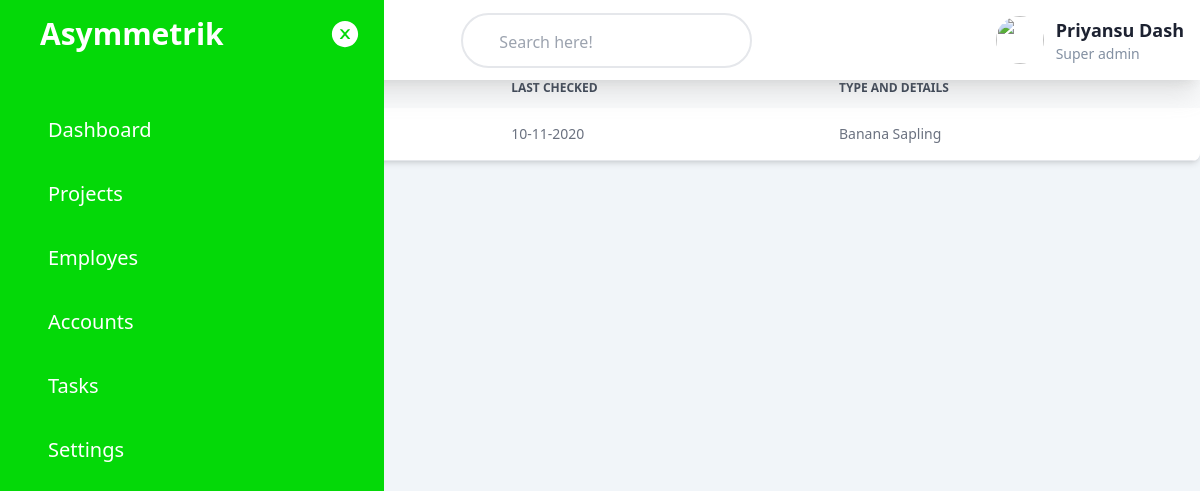
Before: /viewProject/101/ with the older database file.
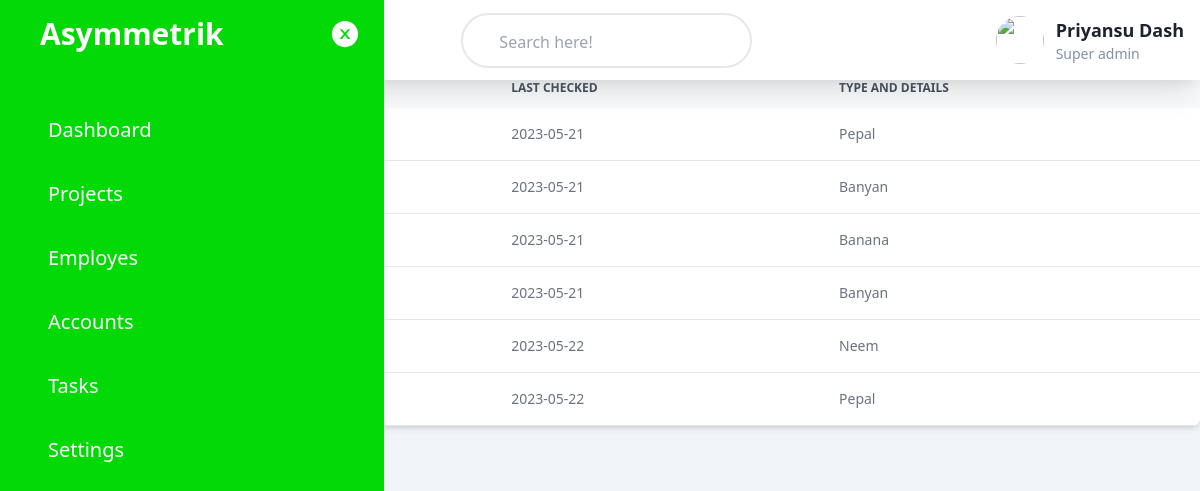
After: the same page with the newer database file.
### myApp/models.py (models this page shows, shortened)
class plant(models.Model):
    plantID=models.IntegerField()
    parentProject=models.IntegerField()
    lastChecked=models.CharField(max_length=200)
    typeDetails=models.CharField(max_length=200)
    plantStatus=models.CharField(max_length=30)
    healthDetails=models.CharField(max_length=400)
    lat=models.CharField(max_length=40)
    long=models.CharField(max_length=40)

### myApp/views.py (the view)
# urls.py: path('viewProject/<int:id>/',viewProject,name='viewProject'),
def viewProject(request,id):
    proj = project.objects.get(reg=id)
    plnts = plant.objects.filter(parentProject=id)
    m = folium.Map(location=[proj.lat,proj.long], zoom_start=proj.zoomIn)
    marker_cluster = MarkerCluster().add_to(m)
    for plnt in plnts:
        folium.Marker(
            location=[plnt.lat,plnt.long],
            popup=plnt.typeDetails+"\nas of- "+plnt.lastChecked,
            icon=folium.Icon(color=plnt.plantStatus,prefix=""),
        ).add_to(marker_cluster)
    plnt = plant.objects.filter(parentProject=id)
    context = {
        "plant":plnt,
        "map":m._repr_html_()
    }
    return render(request,'projectView.html',context)

### myApp/templates/projectView.html (shortened to what this page needs)
{% extends 'base.html' %}
{% load static %}
{% block content %}
    <div class="relative overflow-x-auto shadow-md sm:rounded-lg">
        <table class="w-full text-sm text-left text-gray-500 dark:text-gray-400">
            <caption class="p-5 text-lg font-semibold text-left text-gray-900 bg-white dark:text-white dark:bg-gray-800">
            </caption>
            <thead class="text-xs text-gray-700 uppercase bg-gray-50 dark:bg-gray-700 dark:text-gray-400">
                <tr>
                    <th scope="col" class="px-6 py-3">
                    </th>
                    <th scope="col" class="px-6 py-3">
                    </th>
                    <th scope="col" class="px-6 py-3">
                        Last checked
                    </th>
                    <th scope="col" class="px-6 py-3">
                        Type and details
                    </th>
            </thead>
            <tbody>
                {% for p in plant %}
                <tr class="bg-white border-b dark:bg-gray-800 dark:border-gray-700">
                    <th scope="row" class="px-6 py-4 font-medium text-gray-900 whitespace-nowrap dark:text-white">
                    </th>
                    <td class="px-6 py-4">
                    </td>
                    <td class="px-6 py-4">
                        {{p.lastChecked}}
                    </td>
                    <td class="px-6 py-4">
                        {{p.typeDetails}}
                    </td>
                </tr>
                {% endfor %}
            </tbody>
        </table>
    </div>
{% endblock  %}

### myApp/templates/base.html (shortened to what this page needs)
{% load static %}
<!DOCTYPE html>
<html lang="en">
<head>
    <link rel="stylesheet" href="index.css">
    <script src="https://cdn.tailwindcss.com"></script>
    <link rel="stylesheet"
        href="https://maxst.icons8.com/vue-static/landings/line-awesome/line-awesome/1.3.0/css/line-awesome.min.css">
    <link rel="stylesheet" href={% static 'index.css' %}>
</head>
<body>
    <div class="flex overflow-x-hidden w-screen" x-data="{ sidebarOpen: true }">
        <aside
            class=" transform top-0 left-0 fixed overflow-x-hidden z-30 sidebar flex-shrink-0 transition-all duration-300 bg-[#04d908] h-screen lg:w-96 md:w-0 sm:w-0 w-0"
            :class="{ ' lg:w-20 md:w-96 sm:w-96 w-96 ' : !sidebarOpen } ">
            <div class="flex flex-row justify-between">
                <h1 class="  text-white p-4"><span class="lab la-asymmetrik p-2 mr-2 text-3xl"></span><span
                        class="text-3xl font-semibold " :class="{'lg:hidden '  : !sidebarOpen}">Asymmetrik</span></h1>
                <button class="p-4 mr-2 text-white text-3xl" :class="{'lg:hidden '  : !sidebarOpen}"
                    @click="sidebarOpen = !sidebarOpen">
                </button>
            </div>
            <div class="text-white text-left p-4 pt-0 pr-0 mt-8" :class="{ : !sidebarOpen}">
                <ul class="text-xl font-normal">
                    <li class="mb-2 pt-3 pl-2 pb-3 hover:bg-white hover:text-[#04d908] rounded-s-full ">
                        <a href={% url 'viewDashboard' %} class="">
                            <span class="las la-igloo p-2 mr-2 text-2xl cursor-pointer"></span>
                            <span class="" :class="{ 'lg:hidden ' : !sidebarOpen}">Dashboard</span></a>
                    </li>
                    <li class="mb-2 pt-3 pl-2 pb-3 hover:bg-white hover:text-[#04d908] rounded-s-full ">
                        <a href=""><span class="las la-clipboard-list p-2 mr-2 text-2xl"></span>
                            <span class="" :class="{  'lg:hidden ' : !sidebarOpen}">Projects</span></a>
                    </li>
                    <li class="mb-2  pt-3 pl-2 pb-3  hover:bg-white hover:text-[#04d908] rounded-s-full">
                        <a href=""><span class="las la-users p-2 mr-2 text-2xl"></span>
                            <span class="" :class="{ 'lg:hidden '  : !sidebarOpen}">Employes</span></a>
                    </li>
                    <li class="mb-2  pt-3 pl-2 pb-3  hover:bg-white hover:text-[#04d908] rounded-s-full">
                        <a href=""><span class="las la-user-circle p-2 mr-2 text-2xl"></span>
                            <span class="" :class="{  'lg:hidden ' : !sidebarOpen}">Accounts</span></a>
                    </li>
                    <li class="mb-2  pt-3 pl-2 pb-3  hover:bg-white hover:text-[#04d908] rounded-s-full">
                        <a href=""><span class="las la-clipboard-list p-2 mr-2 text-2xl"></span>
                            <span class="" :class="{  'lg:hidden ' : !sidebarOpen}">Tasks</span></a>
                    </li>
                    <li class="mb-2  pt-3 pl-2 pb-3  hover:bg-white hover:text-[#04d908] rounded-s-full ">
                        <a href=""><span class="las la-cog p-2 mr-2 text-2xl"></span>
                            <span class="" :class="{  'lg:hidden ': !sidebarOpen}">Settings</span></a>
                    </li>
                </ul>
            </div>
        </aside>
        <div class="bg-[#f1f5f9] w-screen flex flex-col h-screen lg:ml-20">
            <div
                class="flex fixed z-10 w-full lg:w-[calc(100%-80px)] items-center bg-white flex-row justify-between shadow-xl shadow-[rgba(146,146,146,0.2)] h-20">
                <h2 class="text-[25px] text-[#404449] font-semibold">
                    <label for="nav-toggle">
                    </label>
                </h2>
                <div class="border-2 border-[#1D2231]-900 p-2 rounded-s-full rounded-e-full max-lg:hidden">
                    <input type="search" name="search" class="focus:border-none focus:outline-none mr-2 p-1" id=""
                        placeholder="Search here!">
                </div>
                <div class="flex m-4 justify-center items-center">
                    <img src="user.jpeg" class="h-12 w-12 rounded-full m-3" alt="">
                    <div class="flex flex-col justify-center items-start">
                        <h4 class="text-[#1D2231] font-semibold text-lg">Priyansu Dash</h4>
                        <small class="text-[#8390A2] font-medium text-sm">Super admin</small>
                    </div>
                </div>
            </div>
    {% block content %}
    {% endblock  %}
  </div>
</div>
  </body>
</html>

Changed rows visible on the page:
removed plant: lastChecked "10-11-2020", typeDetails "Banana Sapling"
added plant: lastChecked "2023-05-21", typeDetails "Pepal"
added plant: lastChecked "2023-05-21", typeDetails "Banyan"
added plant: lastChecked "2023-05-21", typeDetails "Banana"
added plant: lastChecked "2023-05-21", typeDetails "Banyan"
added plant: lastChecked "2023-05-22", typeDetails "Neem"
added plant: lastChecked "2023-05-22", typeDetails "Pepal"
